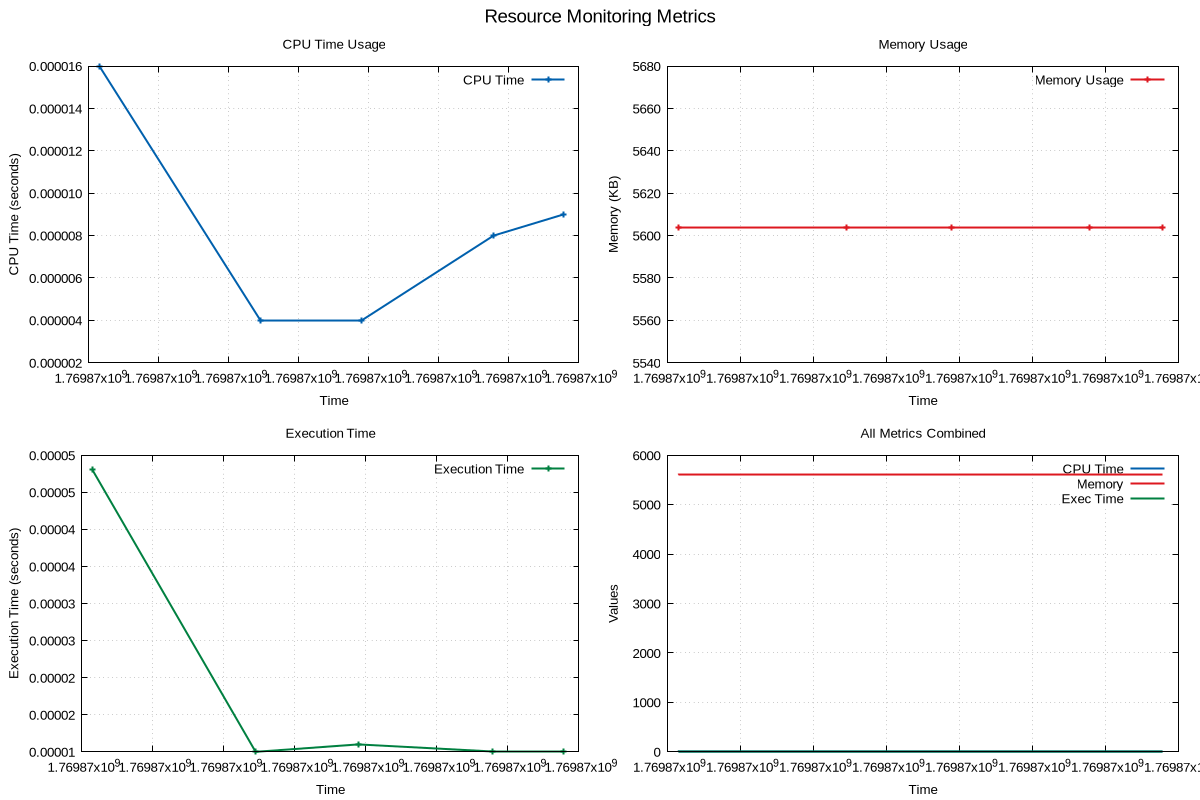

Recreate this plot in gnuplot.
# GNUplot script for resource monitoring
set terminal pngcairo enhanced font 'Arial,10' size 1200,800
set output 'png/fibonacci_iterative_20260131_190859.png'

set multiplot layout 2,2 title 'Resource Monitoring Metrics' font 'Arial,14'
set style line 1 lc rgb '#0060ad' lt 1 lw 2
set style line 2 lc rgb '#dd181f' lt 1 lw 2
set style line 3 lc rgb '#008040' lt 1 lw 2

set title 'CPU Time Usage'
set xlabel 'Time'
set ylabel 'CPU Time (seconds)'
set grid
plot 'png/fibonacci_iterative_20260131_190859.dat' using 1:2 with linespoints ls 1 title 'CPU Time'
set title 'Memory Usage'
set xlabel 'Time'
set ylabel 'Memory (KB)'
set grid
plot 'png/fibonacci_iterative_20260131_190859.dat' using 1:3 with linespoints ls 2 title 'Memory Usage'
set title 'Execution Time'
set xlabel 'Time'
set ylabel 'Execution Time (seconds)'
set grid
plot 'png/fibonacci_iterative_20260131_190859.dat' using 1:4 with linespoints ls 3 title 'Execution Time'
set title 'All Metrics Combined'
set xlabel 'Time'
set ylabel 'Values'
set grid
plot 'png/fibonacci_iterative_20260131_190859.dat' using 1:2 with lines ls 1 title 'CPU Time', \
     'png/fibonacci_iterative_20260131_190859.dat' using 1:3 with lines ls 2 title 'Memory', \
     'png/fibonacci_iterative_20260131_190859.dat' using 1:4 with lines ls 3 title 'Exec Time'
unset multiplot
